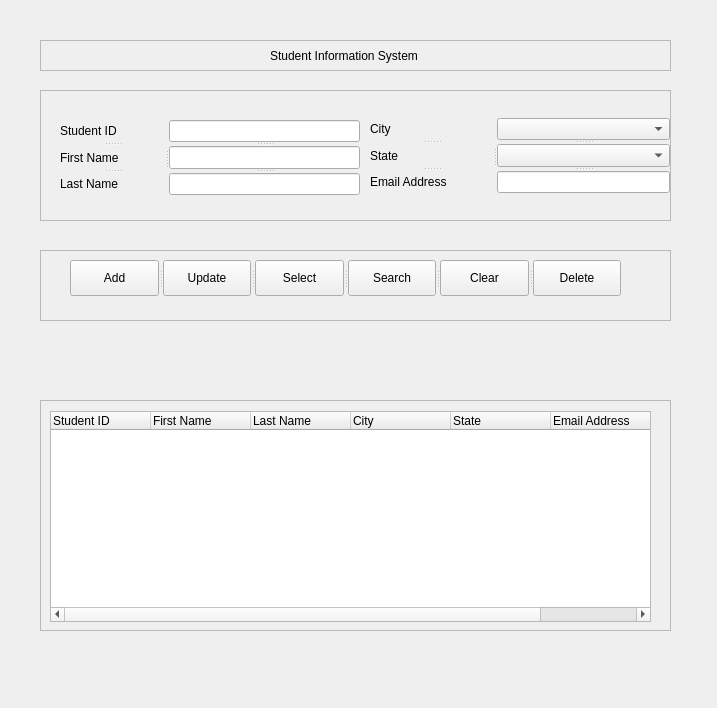
<?xml version="1.0" encoding="UTF-8"?>
<ui version="4.0">
 <class>Form</class>
 <widget class="QWidget" name="Form">
  <property name="geometry">
   <rect>
    <x>0</x>
    <y>0</y>
    <width>717</width>
    <height>708</height>
   </rect>
  </property>
  <property name="windowTitle">
   <string>Form</string>
  </property>
  <widget class="QFrame" name="title_label">
   <property name="geometry">
    <rect>
     <x>40</x>
     <y>40</y>
     <width>631</width>
     <height>31</height>
    </rect>
   </property>
   <property name="frameShape">
    <enum>QFrame::Shape::StyledPanel</enum>
   </property>
   <property name="frameShadow">
    <enum>QFrame::Shadow::Raised</enum>
   </property>
   <widget class="QLabel" name="label_6">
    <property name="geometry">
     <rect>
      <x>230</x>
      <y>5</y>
      <width>211</width>
      <height>21</height>
     </rect>
    </property>
    <property name="text">
     <string>Student Information System</string>
    </property>
   </widget>
  </widget>
  <widget class="QFrame" name="function_frame">
   <property name="geometry">
    <rect>
     <x>40</x>
     <y>250</y>
     <width>631</width>
     <height>71</height>
    </rect>
   </property>
   <property name="frameShape">
    <enum>QFrame::Shape::StyledPanel</enum>
   </property>
   <property name="frameShadow">
    <enum>QFrame::Shadow::Raised</enum>
   </property>
   <widget class="QSplitter" name="splitter_7">
    <property name="geometry">
     <rect>
      <x>30</x>
      <y>10</y>
      <width>551</width>
      <height>36</height>
     </rect>
    </property>
    <property name="orientation">
     <enum>Qt::Orientation::Horizontal</enum>
    </property>
    <widget class="QPushButton" name="add_btn">
     <property name="text">
      <string>Add</string>
     </property>
     <property name="icon">
      <iconset>
       <normaloff>icons/add.svg</normaloff>icons/add.svg</iconset>
     </property>
     <property name="iconSize">
      <size>
       <width>20</width>
       <height>20</height>
      </size>
     </property>
    </widget>
    <widget class="QPushButton" name="update_btn">
     <property name="text">
      <string>Update</string>
     </property>
     <property name="icon">
      <iconset>
       <normaloff>icons/update.svg</normaloff>icons/update.svg</iconset>
     </property>
     <property name="iconSize">
      <size>
       <width>20</width>
       <height>20</height>
      </size>
     </property>
    </widget>
    <widget class="QPushButton" name="select_btn">
     <property name="text">
      <string>Select</string>
     </property>
     <property name="icon">
      <iconset>
       <normaloff>icons/select.svg</normaloff>icons/select.svg</iconset>
     </property>
     <property name="iconSize">
      <size>
       <width>20</width>
       <height>20</height>
      </size>
     </property>
    </widget>
    <widget class="QPushButton" name="seach_btn">
     <property name="text">
      <string>Search</string>
     </property>
     <property name="icon">
      <iconset>
       <normaloff>icons/search.svg</normaloff>icons/search.svg</iconset>
     </property>
     <property name="iconSize">
      <size>
       <width>20</width>
       <height>20</height>
      </size>
     </property>
    </widget>
    <widget class="QPushButton" name="pushButton_6">
     <property name="text">
      <string>Clear</string>
     </property>
     <property name="icon">
      <iconset>
       <normaloff>icons/clear.svg</normaloff>icons/clear.svg</iconset>
     </property>
     <property name="iconSize">
      <size>
       <width>20</width>
       <height>20</height>
      </size>
     </property>
    </widget>
    <widget class="QPushButton" name="delete_btn">
     <property name="text">
      <string>Delete</string>
     </property>
     <property name="icon">
      <iconset>
       <normaloff>icons/delete.svg</normaloff>icons/delete.svg</iconset>
     </property>
     <property name="iconSize">
      <size>
       <width>20</width>
       <height>20</height>
      </size>
     </property>
    </widget>
   </widget>
  </widget>
  <widget class="QFrame" name="result_frame">
   <property name="geometry">
    <rect>
     <x>40</x>
     <y>400</y>
     <width>631</width>
     <height>231</height>
    </rect>
   </property>
   <property name="frameShape">
    <enum>QFrame::Shape::StyledPanel</enum>
   </property>
   <property name="frameShadow">
    <enum>QFrame::Shadow::Raised</enum>
   </property>
   <widget class="QTableWidget" name="tableWidget">
    <property name="geometry">
     <rect>
      <x>10</x>
      <y>11</y>
      <width>601</width>
      <height>211</height>
     </rect>
    </property>
    <property name="focusPolicy">
     <enum>Qt::FocusPolicy::NoFocus</enum>
    </property>
    <column>
     <property name="text">
      <string>Student ID</string>
     </property>
     <property name="textAlignment">
      <set>AlignLeading|AlignVCenter</set>
     </property>
    </column>
    <column>
     <property name="text">
      <string>First Name</string>
     </property>
     <property name="textAlignment">
      <set>AlignLeading|AlignVCenter</set>
     </property>
    </column>
    <column>
     <property name="text">
      <string>Last Name</string>
     </property>
     <property name="textAlignment">
      <set>AlignLeading|AlignVCenter</set>
     </property>
    </column>
    <column>
     <property name="text">
      <string>City</string>
     </property>
     <property name="textAlignment">
      <set>AlignLeading|AlignVCenter</set>
     </property>
    </column>
    <column>
     <property name="text">
      <string>State</string>
     </property>
     <property name="textAlignment">
      <set>AlignLeading|AlignVCenter</set>
     </property>
    </column>
    <column>
     <property name="text">
      <string>Email Address</string>
     </property>
     <property name="textAlignment">
      <set>AlignLeading|AlignVCenter</set>
     </property>
    </column>
   </widget>
  </widget>
  <widget class="QFrame" name="frame_2">
   <property name="geometry">
    <rect>
     <x>40</x>
     <y>90</y>
     <width>631</width>
     <height>131</height>
    </rect>
   </property>
   <property name="frameShape">
    <enum>QFrame::Shape::StyledPanel</enum>
   </property>
   <property name="frameShadow">
    <enum>QFrame::Shadow::Raised</enum>
   </property>
   <widget class="QSplitter" name="splitter_3">
    <property name="geometry">
     <rect>
      <x>20</x>
      <y>30</y>
      <width>300</width>
      <height>75</height>
     </rect>
    </property>
    <property name="orientation">
     <enum>Qt::Orientation::Horizontal</enum>
    </property>
    <widget class="QSplitter" name="splitter">
     <property name="orientation">
      <enum>Qt::Orientation::Vertical</enum>
     </property>
     <widget class="QLabel" name="label_5">
      <property name="text">
       <string>Student ID</string>
      </property>
     </widget>
     <widget class="QLabel" name="label_3">
      <property name="text">
       <string>First Name</string>
      </property>
     </widget>
     <widget class="QLabel" name="label_4">
      <property name="text">
       <string>Last Name</string>
      </property>
     </widget>
    </widget>
    <widget class="QSplitter" name="splitter_2">
     <property name="orientation">
      <enum>Qt::Orientation::Vertical</enum>
     </property>
     <widget class="QLineEdit" name="lineEdit_2"/>
     <widget class="QLineEdit" name="lineEdit"/>
     <widget class="QLineEdit" name="lineEdit_3"/>
    </widget>
   </widget>
   <widget class="QSplitter" name="splitter_6">
    <property name="geometry">
     <rect>
      <x>330</x>
      <y>28</y>
      <width>300</width>
      <height>75</height>
     </rect>
    </property>
    <property name="orientation">
     <enum>Qt::Orientation::Horizontal</enum>
    </property>
    <widget class="QSplitter" name="splitter_4">
     <property name="orientation">
      <enum>Qt::Orientation::Vertical</enum>
     </property>
     <widget class="QLabel" name="label_2">
      <property name="text">
       <string>City</string>
      </property>
     </widget>
     <widget class="QLabel" name="label_7">
      <property name="text">
       <string>State</string>
      </property>
     </widget>
     <widget class="QLabel" name="label">
      <property name="text">
       <string>Email Address</string>
      </property>
     </widget>
    </widget>
    <widget class="QSplitter" name="splitter_5">
     <property name="orientation">
      <enum>Qt::Orientation::Vertical</enum>
     </property>
     <widget class="QComboBox" name="comboBox_2"/>
     <widget class="QComboBox" name="comboBox"/>
     <widget class="QLineEdit" name="lineEdit_4"/>
    </widget>
   </widget>
  </widget>
 </widget>
 <resources/>
 <connections/>
</ui>
